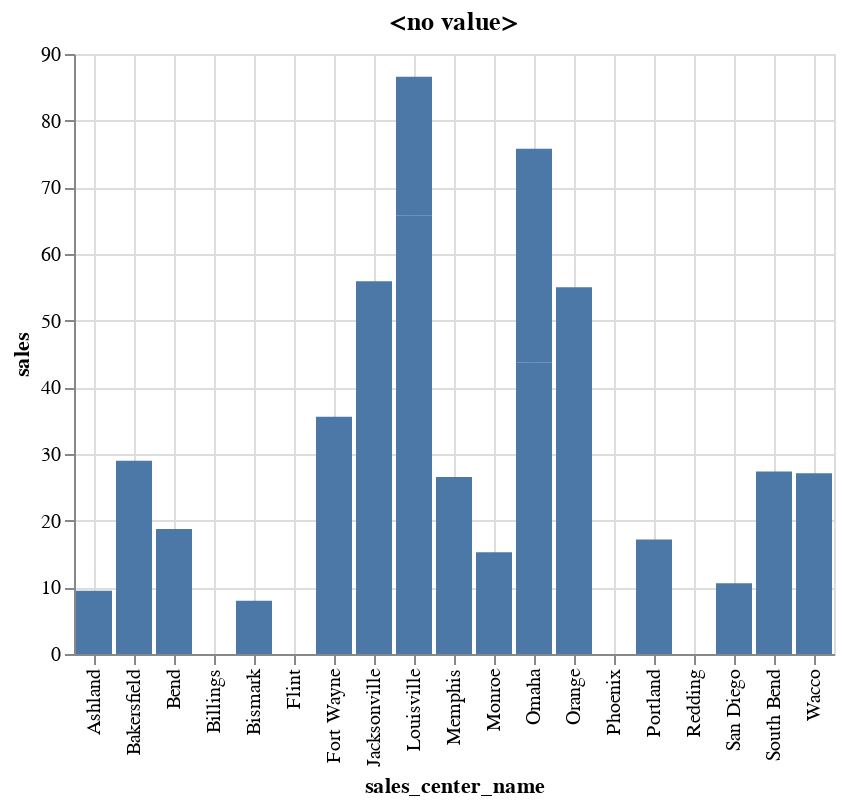

The notebook cell saved with this chart:
### Markdown cell above
#### A simple bar chart can be generated by specifying the columns to use for the x and y axes

### Code cell
%chart sales_center_name, sales

### Figure 1 — Vega-Lite specification as saved in the notebook (floating-point values rounded to 4 significant figures)
{"$schema": "https://vega.github.io/schema/vega-lite/v3.json", "data": {"format": {"type": "json"}, "values": [{"SALES": ".00", "Sales_Center_ID": "1111", "Sales_Center_Name": "Phoenix"}, {"SALES": "35.58", "Sales_Center_ID": "1114", "Sales_Center_Name": "Fort Wayne"}, {"SALES": ".00", "Sales_Center_ID": "9999", "Sales_Center_Name": "Redding"}, {"SALES": "16.50", "Sales_Center_ID": "1113", "Sales_Center_Name": "Jacksonville"}, {"SALES": "7.79", "Sales_Center_ID": "6666", "Sales_Center_Name": "Memphis"}, {"SALES": "65.73", "Sales_Center_ID": "4444", "Sales_Center_Name": "Louisville"}, {"SALES": "29.00", "Sales_Center_ID": "2111", "Sales_Center_Name": "Bakersfield"}, {"SALES": "17.18", "Sales_Center_ID": "1116", "Sales_Center_Name": "Portland"}, {"SALES": "43.78", "Sales_Center_ID": "3333", "Sales_Center_Name": "Omaha"}, {"SALES": ".00", "Sales_Center_ID": "8888", "Sales_Center_Name": "San Diego"}, {"SALES": "27.10", "Sales_Center_ID": "1118", "Sales_Center_Name": "Wacco"}, {"SALES": ".00", "Sales_Center_ID": "1119", "Sales_Center_Name": "Flint"}, {"SALES": "55.00", "Sales_Center_ID": "3111", "Sales_Center_Name": "Orange"}, {"SALES": "19.36", "Sales_Center_ID": "1112", "Sales_Center_Name": "South Bend"}, {"SALES": ".00", "Sales_Center_ID": "2222", "Sales_Center_Name": "Bend"}, {"SALES": ".00", "Sales_Center_ID": "1115", "Sales_Center_Name": "Billings"}, {"SALES": "15.25", "Sales_Center_ID": "7777", "Sales_Center_Name": "Monroe"}, {"SALES": "9.50", "Sales_Center_ID": "1117", "Sales_Center_Name": "Ashland"}, {"SALES": ".00", "Sales_Center_ID": "1111", "Sales_Center_Name": "Phoenix"}, {"SALES": ".00", "Sales_Center_ID": "9999", "Sales_Center_Name": "Redding"}, {"SALES": "39.42", "Sales_Center_ID": "1113", "Sales_Center_Name": "Jacksonville"}, {"SALES": "18.75", "Sales_Center_ID": "6666", "Sales_Center_Name": "Memphis"}, {"SALES": "20.85", "Sales_Center_ID": "4444", "Sales_Center_Name": "Louisville"}, {"SALES": "32.00", "Sales_Center_ID": "3333", "Sales_Center_Name": "Omaha"}, {"SALES": "10.60", "Sales_Center_ID": "8888", "Sales_Center_Name": "San Diego"}, {"SALES": "8.00", "Sales_Center_ID": "1112", "Sales_Center_Name": "South Bend"}, {"SALES": "18.75", "Sales_Center_ID": "2222", "Sales_Center_Name": "Bend"}, {"SALES": ".00", "Sales_Center_ID": "7777", "Sales_Center_Name": "Monroe"}, {"SALES": ".00", "Sales_Center_ID": "5555", "Sales_Center_Name": "Bismark"}, {"SALES": "7.97", "Sales_Center_ID": "5555", "Sales_Center_Name": "Bismark"}]}, "encoding": {"x": {"axis": {"grid": true, "title": "sales_center_name"}, "field": "Sales_Center_Name", "type": "nominal"}, "y": {"axis": {"grid": true, "title": "sales"}, "field": "SALES", "type": "quantitative"}}, "mark": {"color": "#4C78A8", "type": "bar"}, "title": "<no value>"}
